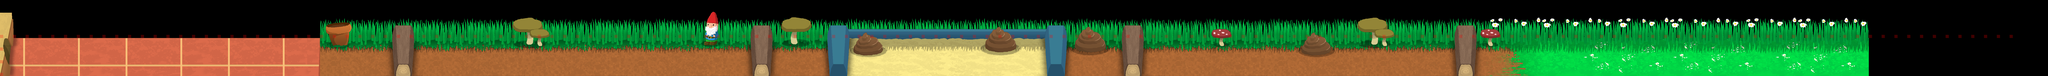

A 2D game scene composited from a Tiled map and its tileset images. What follows is a short description and the map's XML, with each tile layer's data collapsed to a summary:
An orthogonal 160x6 tile map with 64x64 px tiles, 9 tile layers (HierbaCaja, Cajon, Suelo, SombraHierba, ...), 4 tilesets and 85 objects (43x enemigo, 12x 0, 9x enemigoFuerte, 7x 1, 6x obstacle, ...).

<map version="1.5" tiledversion="1.5.0" orientation="orthogonal" renderorder="left-up" width="160" height="6" tilewidth="64" tileheight="64" infinite="0" nextlayerid="13" nextobjectid="263">
 <properties>
  <property name="Tamaño" type="int" value="6" />
 </properties>
 <tileset firstgid="1" source="collisionTileset.tsx" />
 <tileset firstgid="2" name="sueloJardin" tilewidth="64" tileheight="64" tilecount="825" columns="25">
  <image source="tilesetSueloLevel2.png" width="1600" height="2112" />
 </tileset>
 <tileset firstgid="827" source="objetosJardin.tsx" />
 <tileset firstgid="983" source="objetosJardinSombra.tsx" />
 <layer id="4" name="HierbaCaja" width="160" height="6">
  <data>[960 cells, 54 non-empty, 15 distinct tile ids]</data>
 </layer>
 <layer id="3" name="Cajon" width="160" height="6">
  <data>[960 cells, 32 non-empty, 16 distinct tile ids]</data>
 </layer>
 <layer id="2" name="Suelo" width="160" height="6">
  <data>[960 cells, 436 non-empty, 125 distinct tile ids]</data>
 </layer>
 <layer id="5" name="SombraHierba" width="160" height="6">
  <data>[960 cells, 357 non-empty, 39 distinct tile ids]</data>
 </layer>
 <layer id="6" name="Hierba" width="160" height="6">
  <data>[960 cells, 309 non-empty, 51 distinct tile ids]</data>
 </layer>
 <layer id="8" name="SombraOjetos" width="160" height="6">
  <data>[960 cells, 53 non-empty, 31 distinct tile ids]</data>
 </layer>
 <layer id="7" name="Objetos" width="160" height="6">
  <data>[960 cells, 102 non-empty, 65 distinct tile ids]</data>
 </layer>
 <layer id="9" name="Saltos" width="160" height="6">
  <data>[960 cells, 82 non-empty, 46 distinct tile ids]</data>
 </layer>
 <layer id="1" name="Collision" width="160" height="6">
  <data>[960 cells, 161 non-empty, 1 distinct tile ids]</data>
 </layer>
 <objectgroup id="10" name="entities">
  <object id="101" name="enemigo" x="397.394" y="296.699" width="27.2727" height="44.9091">
   <properties>
    <property name="Altura" type="int" value="0" />
    <property name="sala" type="int" value="1" />
    <property name="zRondas" type="int" value="0" />
    <property name="zzId" value="bicho" />
   </properties>
  </object>
  <object id="102" name="enemigo" x="3325.85" y="224.32" width="27.2727" height="44.9091">
   <properties>
    <property name="Altura" type="int" value="0" />
    <property name="sala" type="int" value="2" />
    <property name="zRondas" type="int" value="0" />
    <property name="zzId" value="bicho" />
   </properties>
  </object>
  <object id="103" name="enemigo" x="1234.71" y="298.577" width="27.2727" height="44.9091">
   <properties>
    <property name="Altura" type="int" value="0" />
    <property name="sala" type="int" value="1" />
    <property name="zRondas" type="int" value="0" />
    <property name="zzId" value="bicho" />
   </properties>
  </object>
  <object id="104" name="enemigo" x="1246.21" y="209.577" width="27.2727" height="44.9091">
   <properties>
    <property name="Altura" type="int" value="0" />
    <property name="sala" type="int" value="1" />
    <property name="zRondas" type="int" value="0" />
    <property name="zzId" value="bicho" />
   </properties>
  </object>
  <object id="105" name="spawnZone" x="80.677" y="199.032" width="60.667" height="37.9997" />
  <object id="106" name="enemigo" x="389.059" y="217.666" width="27.2727" height="44.9091">
   <properties>
    <property name="Altura" type="int" value="0" />
    <property name="sala" type="int" value="1" />
    <property name="zRondas" type="int" value="0" />
    <property name="zzId" value="bicho" />
   </properties>
  </object>
  <object id="111" name="enemigo" x="3239.73" y="272.212" width="27.2727" height="44.9091">
   <properties>
    <property name="Altura" type="int" value="0" />
    <property name="sala" type="int" value="2" />
    <property name="zRondas" type="int" value="0" />
    <property name="zzId" value="bicho" />
   </properties>
  </object>
  <object id="112" name="enemigo" x="2376.4" y="254.939" width="27.2727" height="44.9091">
   <properties>
    <property name="Altura" type="int" value="0" />
    <property name="sala" type="int" value="2" />
    <property name="zRondas" type="int" value="0" />
    <property name="zzId" value="bicho" />
   </properties>
  </object>
  <object id="114" name="enemigo" x="2387.09" y="312.946" width="27.2727" height="44.9091">
   <properties>
    <property name="Altura" type="int" value="0" />
    <property name="sala" type="int" value="2" />
    <property name="zRondas" type="int" value="1" />
    <property name="zzId" value="bicho" />
   </properties>
  </object>
  <object id="115" name="enemigo" x="2536.85" y="271.115" width="27.2727" height="44.9091">
   <properties>
    <property name="Altura" type="int" value="0" />
    <property name="sala" type="int" value="2" />
    <property name="zRondas" type="int" value="1" />
    <property name="zzId" value="bicho" />
   </properties>
  </object>
  <object id="116" name="enemigo" x="2450.73" y="319.007" width="27.2727" height="44.9091">
   <properties>
    <property name="Altura" type="int" value="0" />
    <property name="sala" type="int" value="2" />
    <property name="zRondas" type="int" value="1" />
    <property name="zzId" value="bicho" />
   </properties>
  </object>
  <object id="117" name="enemigo" x="3513.4" y="262.963" width="27.2727" height="44.9091">
   <properties>
    <property name="Altura" type="int" value="0" />
    <property name="sala" type="int" value="2" />
    <property name="zRondas" type="int" value="1" />
    <property name="zzId" value="bicho" />
   </properties>
  </object>
  <object id="119" name="enemigo" x="3476.4" y="317.212" width="27.2727" height="44.9091">
   <properties>
    <property name="Altura" type="int" value="0" />
    <property name="sala" type="int" value="2" />
    <property name="zRondas" type="int" value="1" />
    <property name="zzId" value="bicho" />
   </properties>
  </object>
  <object id="120" name="enemigoFuerte" x="3521.85" y="317.212" width="27.2727" height="44.9091">
   <properties>
    <property name="Altura" type="int" value="0" />
    <property name="sala" type="int" value="2" />
    <property name="zRondas" type="int" value="1" />
    <property name="zzId" value="rata" />
   </properties>
  </object>
  <object id="127" name="enemigo" x="5140.65" y="217.054" width="27.2727" height="44.9091">
   <properties>
    <property name="Altura" type="int" value="0" />
    <property name="sala" type="int" value="3" />
    <property name="zRondas" type="int" value="0" />
    <property name="zzId" value="bicho" />
   </properties>
  </object>
  <object id="129" name="enemigo" x="4331.54" y="305.612" width="27.2727" height="44.9091">
   <properties>
    <property name="Altura" type="int" value="0" />
    <property name="sala" type="int" value="3" />
    <property name="zRondas" type="int" value="0" />
    <property name="zzId" value="bicho" />
   </properties>
  </object>
  <object id="130" name="enemigoFuerte" x="4296.33" y="237.945" width="27.2727" height="44.9091">
   <properties>
    <property name="Altura" type="int" value="0" />
    <property name="sala" type="int" value="3" />
    <property name="zRondas" type="int" value="0" />
    <property name="zzId" value="rata" />
   </properties>
  </object>
  <object id="132" name="enemigo" x="4302.34" y="275.666" width="27.2727" height="44.9091">
   <properties>
    <property name="Altura" type="int" value="0" />
    <property name="sala" type="int" value="3" />
    <property name="zRondas" type="int" value="1" />
    <property name="zzId" value="bicho" />
   </properties>
  </object>
  </objectgroup>
 <objectgroup id="12" name="Salas">
  <!-- 4 objects omitted --></objectgroup>
 <objectgroup id="11" name="Alturas" visible="0">
  <!-- 18 objects omitted --></objectgroup>
</map>
<!-- 67 of 85 objects omitted -->
